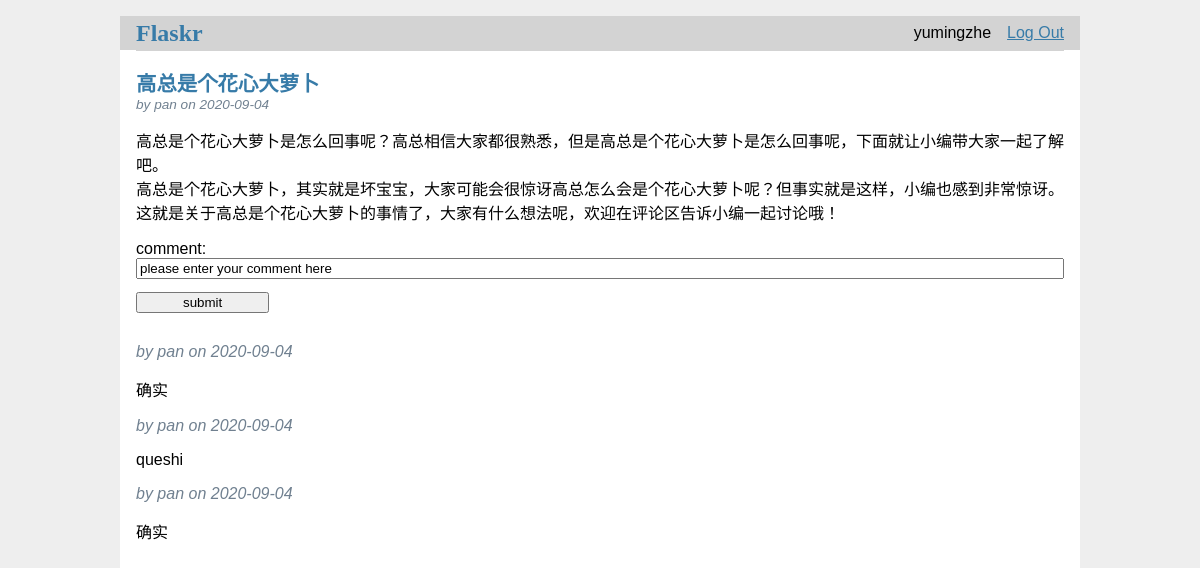
The app's page /4/post_page (signed in) with its own data.
### tables this page shows
CREATE TABLE user (
  id INTEGER PRIMARY KEY AUTOINCREMENT,
  username TEXT UNIQUE NOT NULL,
  password TEXT NOT NULL
);

CREATE TABLE post (
  id INTEGER PRIMARY KEY AUTOINCREMENT,
  author_id INTEGER NOT NULL,
  created TIMESTAMP NOT NULL DEFAULT CURRENT_TIMESTAMP,
  title TEXT NOT NULL,
  body TEXT NOT NULL,
  good INTEGER DEFAULT 0,
  bad INTEGER DEFAULT 0,
  FOREIGN KEY (author_id) REFERENCES user (id)
);

CREATE TABLE comment (
  id INTEGER PRIMARY KEY AUTOINCREMENT,
  post_id INTEGER NOT NULL,
  author_id INTEGER NOT NULL,
  created TIMESTAMP NOT NULL DEFAULT CURRENT_TIMESTAMP,
  body TEXT NOT NULL,
  good INTEGER DEFAULT 0,
  bad INTEGER DEFAULT 0,
  FOREIGN KEY (post_id) REFERENCES post (id),
  FOREIGN KEY (author_id) REFERENCES user (id)
);

### flaskr/blog.py (the view)
@bp.route('/<int:id>/post_page')
@login_required
def post_page(id):
    db = get_db()
    post = db.execute(
        'SELECT p.id, title, body, created, author_id, username, good, bad'
        ' FROM post p JOIN user u ON p.author_id = u.id'
        ' WHERE p.id = ?', (id,)
    ).fetchall()
    comments = db.execute(
        'SELECT c.id, body, created, author_id, post_id , username, good, bad'
        ' FROM comment as c  JOIN user u ON c.author_id = u.id'
        ' WHERE c.post_id = ?', (id,)
    )
    return render_template('blog/post_page.html', post=post[0], comments=comments)

### flaskr/auth.py (called while the page is built)
@bp.before_app_request
def load_logged_in_user():
    user_id = session.get('user_id')
    if user_id is None:
        g.user = None
    else:
        g.user = get_db().execute(
            'SELECT * FROM user WHERE id = ?', (user_id,)
        ).fetchone()

def login_required(view):
    @functools.wraps(view)
    def wrapped_view(**kwargs):
        if g.user is None:
            return redirect(url_for('auth.login'))
        return view(**kwargs)
    return wrapped_view

### flaskr/db.py (called while the page is built)
def get_db():
    if 'db' not in g:
        g.db = sqlite3.connect(
            current_app.config['DATABASE'],
            detect_types=sqlite3.PARSE_DECLTYPES
        )
        g.db.row_factory = sqlite3.Row
    return g.db

### flaskr/templates/blog/post_page.html (shortened to what this page needs)
{% extends 'base.html' %}
{% block content %}
<article class="post">
    <header>
        <div>
            <h1>{{ post['title'] }}</h1>
            <div class="about">by {{ post['username'] }} on {{ post['created'].strftime('%Y-%m-%d') }}</div>
        </div>
    </header>
    <p class="body">{{ post['body'] }}</p>
</article>
<form action="{{ url_for('blog.add_comment', id=post['id']) }}" method="post">
    comment: <input type="text" name="comment" value="please enter your comment here">
    <input type="submit" value="submit">
</form>
{% for comment in comments %}
<div class="post">
    <div class="about"> by {{ comment['username'] }} on {{ comment['created'].strftime('%Y-%m-%d') }}</div>
    <p class="body"> {{comment['body'] }} </p>
</div>
{% endfor %}
{% endblock %}

### flaskr/templates/base.html (shortened to what this page needs)
<!doctype html>
<link rel="stylesheet" href="{{ url_for('static', filename='style.css') }}">
<nav>
  <h1> <a href="{{ url_for('blog.index')}}"> Flaskr </a> </h1>
  <ul>
    {% if g.user %}
      <li><span>{{ g.user['username'] }}</span>
      <li><a href="{{ url_for('auth.logout') }}">Log Out</a>
    {% else %}
      <li><a href="{{ url_for('auth.register') }}">Register</a>
      <li><a href="{{ url_for('auth.login') }}">Log In</a>
    {% endif %}
  </ul>
</nav>
<section class="content">
  <header>
  </header>
  {% block content %}{% endblock %}
</section>

### flaskr/static/style.css (style rules this page uses)
h1 { font-family: serif; color: #377ba8; margin: 1rem 0; }
a { color: #377ba8; }
nav { background: lightgray; display: flex; align-items: center; padding: 0 0.5rem; }
nav h1 { flex: auto; margin: 0; }
nav h1 a { text-decoration: none; padding: 0.25rem 0.5rem; }
nav ul { display: flex; list-style: none; margin: 0; padding: 0; }
nav ul li a, nav ul li span, header .action { display: block; padding: 0.5rem; }
.content { padding: 0 1rem 1rem; }
.content > header { border-bottom: 1px solid lightgray; display: flex; align-items: flex-end; }
.post > header { display: flex; align-items: flex-end; font-size: 0.85em; }
.post > header > div:first-of-type { flex: auto; }
.post > header h1 { font-size: 1.5em; margin-bottom: 0; }
.post .about { color: slategray; font-style: italic; }
.post .body { white-space: pre-line; }
.content:last-child { margin-bottom: 0; }
.content form { margin: 1em 0; display: flex; flex-direction: column; }
.content input, .content textarea { margin-bottom: 1em; }
input[type=submit] { align-self: start; min-width: 10em; }

### records on screen
user: user.username "yumingzhe"
post: title "高总是个花心大萝卜", created "2020-09-04", body "高总是个花心大萝卜是怎么回事呢？高总相信大家都很熟悉，但是高总是个花心大萝卜是怎么回事呢，下面就让小编带大家一起了解吧。 高总是个花心大萝卜，其实就是坏宝宝，大家可能会很惊讶高总怎么会是个花心大萝卜呢？但事实就是这样，小编也感到非常惊讶。 这就是关于高总是个花心大萝卜的事情了，大家有什么想法呢，欢迎在评论区告诉小编一起讨论哦！"
user: username "pan"
comment: username "pan", created "2020-09-04", body "确实"
comment: username "pan", created "2020-09-04", body "queshi"
comment: username "pan", created "2020-09-04", body "确实"
